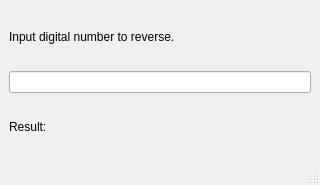
<?xml version="1.0" encoding="UTF-8"?>
<ui version="4.0">
 <class>MainWindow</class>
 <widget class="QMainWindow" name="MainWindow">
  <property name="geometry">
   <rect>
    <x>0</x>
    <y>0</y>
    <width>320</width>
    <height>185</height>
   </rect>
  </property>
  <property name="windowTitle">
   <string>MainWindow</string>
  </property>
  <widget class="QWidget" name="centralwidget">
   <layout class="QVBoxLayout" name="verticalLayout">
    <item>
     <widget class="QLabel" name="label">
      <property name="text">
       <string>Input digital number to reverse.</string>
      </property>
     </widget>
    </item>
    <item>
     <widget class="QLineEdit" name="lineEdit"/>
    </item>
    <item>
     <layout class="QHBoxLayout" name="horizontalLayout">
      <item>
       <widget class="QLabel" name="label_2">
        <property name="maximumSize">
         <size>
          <width>50</width>
          <height>16777215</height>
         </size>
        </property>
        <property name="text">
         <string>Result:</string>
        </property>
       </widget>
      </item>
      <item>
       <widget class="QLabel" name="outPutResult">
        <property name="text">
         <string/>
        </property>
       </widget>
      </item>
     </layout>
    </item>
   </layout>
  </widget>
  <widget class="QMenuBar" name="menubar">
   <property name="geometry">
    <rect>
     <x>0</x>
     <y>0</y>
     <width>320</width>
     <height>22</height>
    </rect>
   </property>
  </widget>
  <widget class="QStatusBar" name="statusbar"/>
 </widget>
 <resources/>
 <connections/>
</ui>
